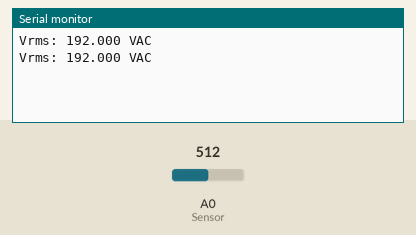
Bench run of a sketch on a simulated Arduino Uno, built with avr-gcc and run on an emulated ATmega328P. Shown: the last lines printed to the serial monitor. Inputs (shaded band) come from the test bench; at power-on: A0 (Sensor) = 512.

Above: at 1.2 s.
1.3 s: A0 (Sensor) set to 494
At 1.9 s:
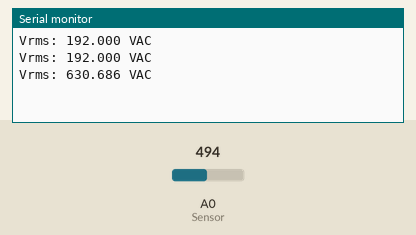
2.8 s: A0 (Sensor) set to 510
At 3.4 s:
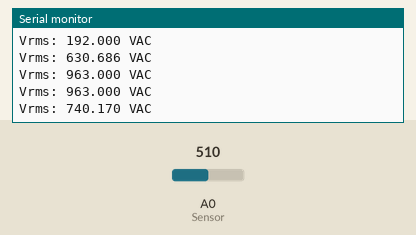
Timing chart, 0 to 5.8 s (numbered marks = the images above; inputs shaded):
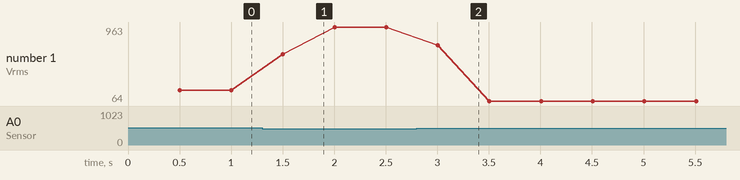

The sketch:

voltage_sensor.ino
```cpp
int adc_max = 514;                // Maximum sensor value during calibration
int adc_min = 504;                // Minimum sensor value during calibration

float volt_multi = 227;           // RMS voltage obtained from a multimeter
float volt_multi_p;               // Peak voltage
float volt_multi_n;               // Negative peak voltage

void setup() {
  Serial.begin(9600);
  volt_multi_p = volt_multi * 1.4142;   // Peak voltage = RMS voltage * 1.4142 (Single-phase current)
  volt_multi_n = -volt_multi_p;         // Negative peak voltage
}

void loop() {
  float volt_rms = get_voltage();       // Root Mean Square voltage (V-RMS)

  Serial.print("Vrms: ");
  Serial.print(volt_rms, 3);
  Serial.println(" VAC");

  // Delay for a certain interval if needed
  //delay(100);
}

float get_voltage() {
  float adc_sample;
  float volt_inst = 0;
  float sum = 0;
  float volt;
  long init_time = millis();
  int N = 0;

  while ((millis() - init_time) < 500) {   // Duration of 0.5 seconds (Approximately 30 cycles of 60Hz)
    adc_sample = analogRead(A0);            // Sensor voltage
    volt_inst = map(adc_sample, adc_min, adc_max, volt_multi_n, volt_multi_p);
    sum += sq(volt_inst);                    // Sum of Squares
    N++;
    delay(1);
  }

  //Serial.print("N: ");
  //Serial.println(N);

  volt = sqrt(sum / N);                     // RMS equation
  return volt;
}
```

Measured:
- after the input at 1.3 s, the serial monitor: prints a new line after 0.20 s (image 1)
- after the input at 2.8 s, the serial monitor: prints a new line after 0.21 s (image 2)
- plotted number 1: 192 → 963 after the input at 1.3 s, 963 → 64 after the input at 2.8 s
